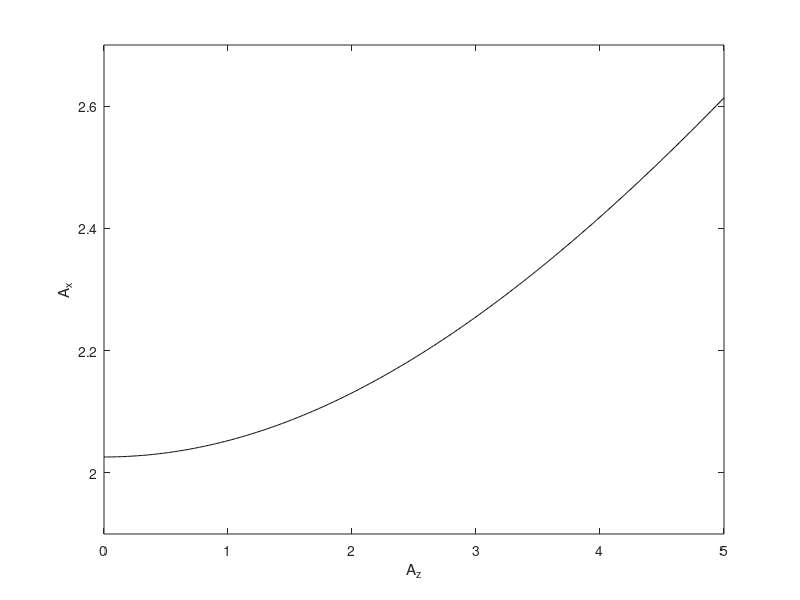

This chart was generated by the following MATLAB code:
function haloAmplitude_plot

% Shane Ross (revised 7.13.04)

gam = 1.497531218885853e+06 ; % scale factor for Sun-Earth L1

l1 =-15.9650314   ;
l2 =  1.740900800 ;
Delta = 0.29221444425 ;

i = 0 ;
for Az = 0:0.01e5/gam:5e5/gam,
    i = i + 1 ;

    x(i) = gam*Az ;
    y(i) = gam*sqrt( (-Delta-l2*Az^2)/l1 ) ;

end


h=plot(x/1e5,y/1e5,'k') ;
axis([0 5e5 1.9e5 2.7e5]/1e5) ;
xlabel('A_z');
ylabel('A_x');
